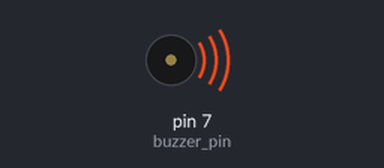
Bench run of a sketch on a simulated Arduino Uno, built with avr-gcc and run on an emulated ATmega328P. Parts: buzzer (waves = sounding, pin HIGH).

Above: at 0.3 s.
Timing chart, 0 to 1.8 s (numbered marks = the images above):
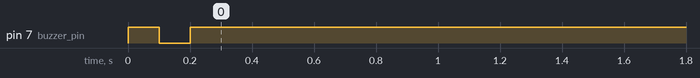

The sketch:

snippet_pin_write.ino
```cpp
// The pin we'll attach the buzzer to (in addition to VCC/Ground)
int buzzer_pin = 7;

void setup() {
  pinMode(buzzer_pin, OUTPUT);
  // Write high - 1
  digitalWrite(buzzer_pin, HIGH);
  delay(100);
  // Write low - 0
  digitalWrite(buzzer_pin, LOW);
  delay(100);
  // Write high - 1
  digitalWrite(buzzer_pin, HIGH);
}
```
